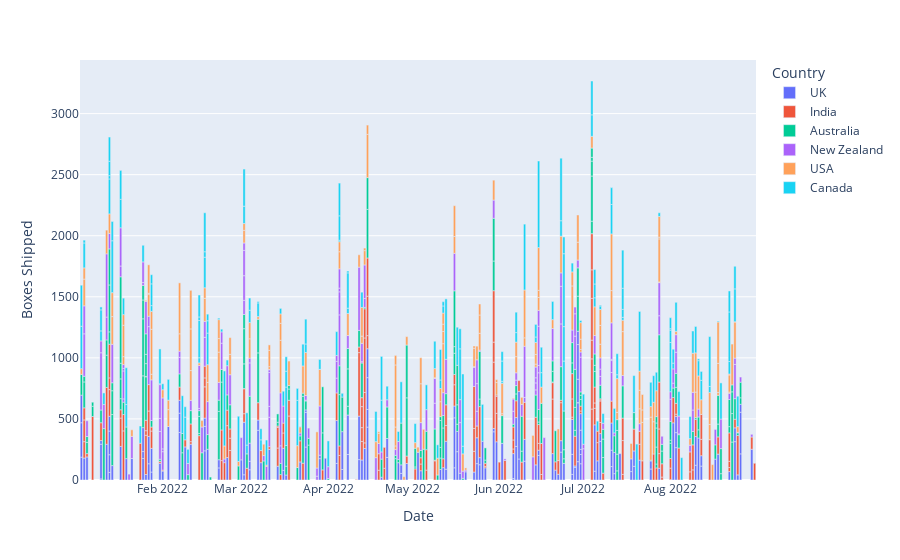

The cell this chart's notebook holds for it:
### Code cell
fig3 = px.bar(df,x="Date",y="Boxes Shipped",color="Country")
fig3.show()

### Figure 1 — Plotly figure (JSON) as saved in the notebook; plotly's stock layout.template omitted (floating-point values rounded to 4 significant figures; data arrays with more than 128 entries replaced by an {"elided": "..."} marker saying what was removed)
{"data": [{"alignmentgroup": "True", "hovertemplate": "Country=UK<br>Date=%{x}<br>Boxes Shipped=%{y}<extra></extra>", "legendgroup": "UK", "marker": {"color": "#636efa", "pattern": {"shape": ""}}, "name": "UK", "offsetgroup": "UK", "orientation": "v", "showlegend": true, "textposition": "auto", "type": "bar", "x": {"elided": "178 str values"}, "xaxis": "x", "y": {"elided": "178 int values"}, "yaxis": "y"}, {"alignmentgroup": "True", "hovertemplate": "Country=India<br>Date=%{x}<br>Boxes Shipped=%{y}<extra></extra>", "legendgroup": "India", "marker": {"color": "#EF553B", "pattern": {"shape": ""}}, "name": "India", "offsetgroup": "India", "orientation": "v", "showlegend": true, "textposition": "auto", "type": "bar", "x": {"elided": "184 str values"}, "xaxis": "x", "y": {"elided": "184 int values"}, "yaxis": "y"}, {"alignmentgroup": "True", "hovertemplate": "Country=Australia<br>Date=%{x}<br>Boxes Shipped=%{y}<extra></extra>", "legendgroup": "Australia", "marker": {"color": "#00cc96", "pattern": {"shape": ""}}, "name": "Australia", "offsetgroup": "Australia", "orientation": "v", "showlegend": true, "textposition": "auto", "type": "bar", "x": {"elided": "205 str values"}, "xaxis": "x", "y": {"elided": "205 int values"}, "yaxis": "y"}, {"alignmentgroup": "True", "hovertemplate": "Country=New Zealand<br>Date=%{x}<br>Boxes Shipped=%{y}<extra></extra>", "legendgroup": "New Zealand", "marker": {"color": "#ab63fa", "pattern": {"shape": ""}}, "name": "New Zealand", "offsetgroup": "New Zealand", "orientation": "v", "showlegend": true, "textposition": "auto", "type": "bar", "x": {"elided": "173 str values"}, "xaxis": "x", "y": {"elided": "173 int values"}, "yaxis": "y"}, {"alignmentgroup": "True", "hovertemplate": "Country=USA<br>Date=%{x}<br>Boxes Shipped=%{y}<extra></extra>", "legendgroup": "USA", "marker": {"color": "#FFA15A", "pattern": {"shape": ""}}, "name": "USA", "offsetgroup": "USA", "orientation": "v", "showlegend": true, "textposition": "auto", "type": "bar", "x": {"elided": "179 str values"}, "xaxis": "x", "y": {"elided": "179 int values"}, "yaxis": "y"}, {"alignmentgroup": "True", "hovertemplate": "Country=Canada<br>Date=%{x}<br>Boxes Shipped=%{y}<extra></extra>", "legendgroup": "Canada", "marker": {"color": "#19d3f3", "pattern": {"shape": ""}}, "name": "Canada", "offsetgroup": "Canada", "orientation": "v", "showlegend": true, "textposition": "auto", "type": "bar", "x": {"elided": "175 str values"}, "xaxis": "x", "y": {"elided": "175 int values"}, "yaxis": "y"}], "layout": {"barmode": "relative", "legend": {"title": {"text": "Country"}, "tracegroupgap": 0}, "margin": {"t": 60}, "xaxis": {"anchor": "y", "domain": [0, 1], "title": {"text": "Date"}}, "yaxis": {"anchor": "x", "domain": [0, 1], "title": {"text": "Boxes Shipped"}}}}
